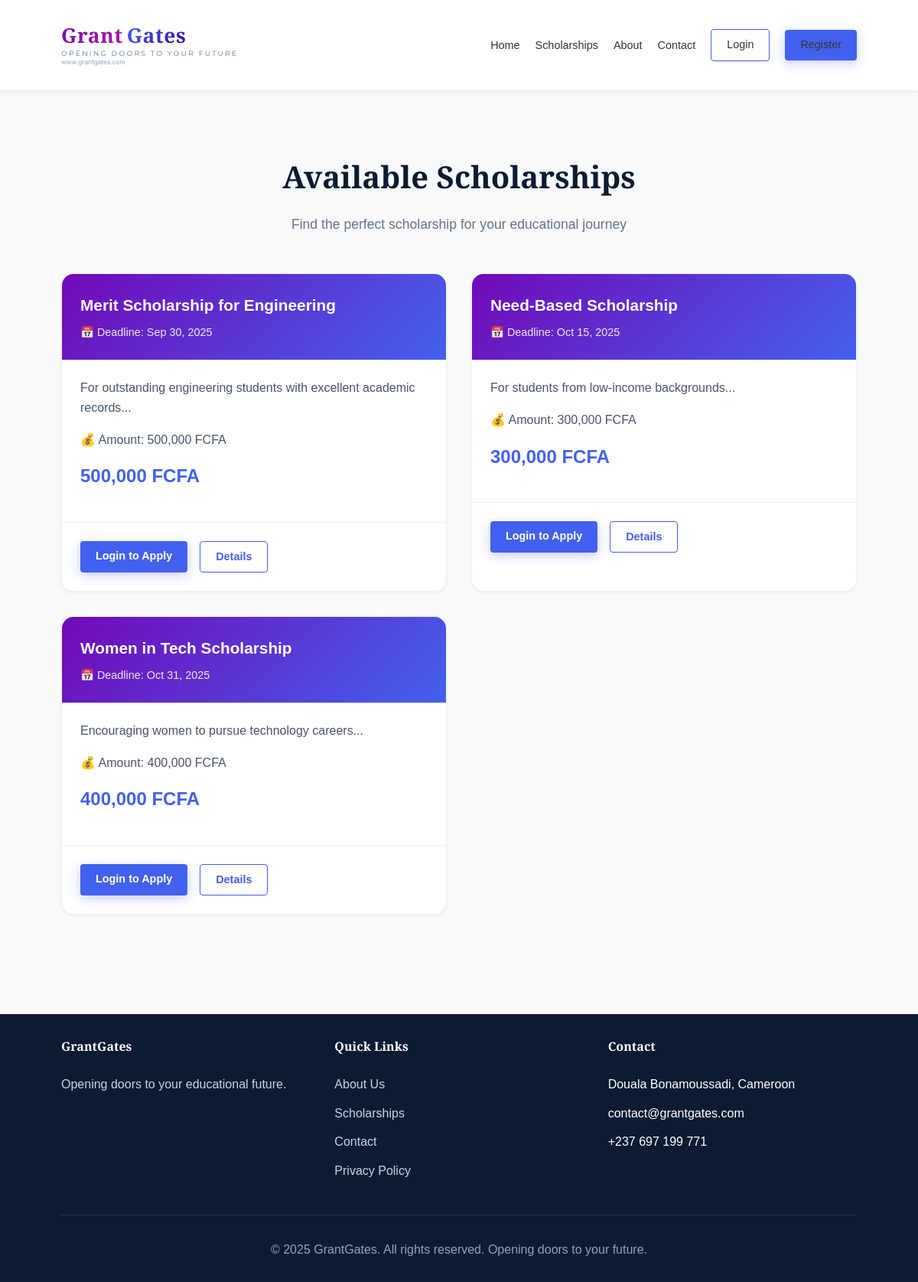
Page /scholarships.php on the committed database.
### tables this page shows
CREATE TABLE scholarships (
    scholarship_id INT(11) PRIMARY KEY AUTO_INCREMENT,
    title VARCHAR(200) NOT NULL,
    description TEXT NOT NULL,
    eligibility TEXT NOT NULL,
    amount DECIMAL(10,2),
    deadline DATE NOT NULL,
    status ENUM('active', 'expired', 'draft') DEFAULT 'active',
    created_by INT(11),
    created_at TIMESTAMP DEFAULT CURRENT_TIMESTAMP,
    updated_at TIMESTAMP DEFAULT CURRENT_TIMESTAMP ON UPDATE CURRENT_TIMESTAMP,
    FOREIGN KEY (created_by) REFERENCES users(user_id) ON DELETE SET NULL
);

### includes/config.php (called while the page is built, shortened)
<?php
function isLoggedIn()
{
    return isset($_SESSION['user_id']);
}
function url($path = '')
{
    return SITE_URL . ltrim($path, '/');
}
function asset($path = '')
{
    return SITE_URL . ltrim($path, '/');
}
?>

### scholarships.php (the view, shortened to what this page needs)
<?php
require_once 'includes/config.php';
include 'includes/header.php';
$query = "
    SELECT *
    FROM scholarships
    WHERE status = 'active'
    ORDER BY created_at DESC
";
$result = mysqli_query($conn, $query);
?>
    <section class="scholarships-section">
        <div class="container">
            <div class="section-title">
                <h2>Available Scholarships</h2>
                <p>Find the perfect scholarship for your educational journey</p>
            </div>
            <div class="scholarship-grid">
                <?php if (mysqli_num_rows($result) > 0): ?>
                    <?php while ($scholarship = mysqli_fetch_assoc($result)): ?>
                        <div class="scholarship-card">
                            <div class="scholarship-header">
                                <h3><?php echo htmlspecialchars($scholarship['title']); ?></h3>
                                <div class="scholarship-meta">
                                <span>
                                    📅 Deadline:
                                    <?php
                                    echo !empty($scholarship['deadline'])
                                        ? date('M d, Y', strtotime($scholarship['deadline']))
                                        : 'N/A';
                                    ?>
                                </span>
                                </div>
                            </div>
                            <div class="scholarship-body">
                                <p class="scholarship-description">
                                    <?php echo htmlspecialchars(substr($scholarship['description'], 0, 120)); ?>...
                                </p>
                                <div class="scholarship-details">
                                    <div class="detail-item">
                                        💰 Amount:
                                        <?php
                                        echo $scholarship['amount'] !== null
                                            ? number_format($scholarship['amount'], 0, '.', ',') . ' FCFA'
                                            : 'N/A';
                                        ?>
                                    </div>
                                </div>
                                <div class="scholarship-amount">
                                    <?php
                                    echo $scholarship['amount'] !== null
                                        ? number_format($scholarship['amount'], 0, '.', ',') . ' FCFA'
                                        : 'N/A';
                                    ?>
                                </div>
                            </div>
                            <div class="scholarship-footer">
                                <?php if (isLoggedIn()): ?>
                                    <a href="student/apply.php?id=<?php echo (int)$scholarship['scholarship_id']; ?>" class="btn btn-primary">
                                        Apply Now
                                    </a>
                                <?php else: ?>
                                    <a href="login.php" class="btn btn-primary">
                                        Login to Apply
                                    </a>
                                <?php endif; ?>
                                <a href="#" class="btn btn-outline">Details</a>
                            </div>
                        </div>
                    <?php endwhile; ?>
                <?php else: ?>
                    <p style="color: var(--gray-600);">
                        No scholarships available at the moment.
                    </p>
                <?php endif; ?>
            </div>
        </div>
    </section>
<?php include 'includes/footer.php'; ?>

### includes/header.php (shortened to what this page needs)
<!DOCTYPE html>
<html lang="en">
<head>
    <link rel="stylesheet" href="<?php echo htmlspecialchars(asset('assets/css/style.css')); ?>">
</head>
<body>
<header>
    <div class="container">
        <nav class="navbar">
            <a href="<?php echo htmlspecialchars(url('index.php')); ?>" class="grantgates-brand">
                <div class="brand-copy">
                    <div class="brand-line1">
                        <span class="grant">Grant</span><span class="gates">Gates</span>
                    </div>
                    <div class="brand-line2">OPENING DOORS TO YOUR FUTURE</div>
                    <div class="brand-line3">www.grantgates.com</div>
                </div>
            </a>
            <ul class="nav-menu">
                <li><a href="<?php echo htmlspecialchars(url('index.php')); ?>">Home</a></li>
                <li><a href="<?php echo htmlspecialchars(url('scholarships.php')); ?>">Scholarships</a></li>
                <li><a href="<?php echo htmlspecialchars(url('about.php')); ?>">About</a></li>
                <li><a href="<?php echo htmlspecialchars(url('contact.php')); ?>">Contact</a></li>
                <?php if (isset($_SESSION['user_id'])): ?>
                    <?php if ($_SESSION['role'] == 'admin'): ?>
                        <li><a href="<?php echo htmlspecialchars(url('admin/dashboard.php')); ?>">Dashboard</a></li>
                    <?php else: ?>
                        <li><a href="<?php echo htmlspecialchars(url('student/dashboard.php')); ?>">Dashboard</a></li>
                        <li><a href="<?php echo htmlspecialchars(url('student/profile.php')); ?>">Profile</a></li>
                    <?php endif; ?>
                    <li><a href="<?php echo htmlspecialchars(url('logout.php')); ?>" class="btn btn-outline">Logout</a></li>
                <?php else: ?>
                    <li><a href="<?php echo htmlspecialchars(url('login.php')); ?>" class="btn btn-outline">Login</a></li>
                    <li><a href="<?php echo htmlspecialchars(url('register.php')); ?>" class="btn btn-primary">Register</a></li>
                <?php endif; ?>
            </ul>
        </nav>
    </div>
</header>
<main>

### includes/footer.php (shortened to what this page needs)
    </main>
    <footer>
        <div class="container">
            <div class="footer-grid">
                <div class="footer-section">
                    <h4>GrantGates</h4>
                    <p style="color: var(--gray-400);">Opening doors to your educational future.</p>
                </div>
                <div class="footer-section">
                    <h4>Quick Links</h4>
                    <ul>
                        <li><a href="<?php echo htmlspecialchars(url('about.php')); ?>">About Us</a></li>
                        <li><a href="<?php echo htmlspecialchars(url('scholarships.php')); ?>">Scholarships</a></li>
                        <li><a href="<?php echo htmlspecialchars(url('contact.php')); ?>">Contact</a></li>
                        <li><a href="<?php echo htmlspecialchars(url('privacy.php')); ?>">Privacy Policy</a></li>
                    </ul>
                </div>
                <div class="footer-section">
                    <h4>Contact</h4>
                    <ul>
                        <li>Douala Bonamoussadi, Cameroon</li>
                        <li>contact@grantgates.com</li>
                        <li>+237 697 199 771</li>
                    </ul>
                </div>
            </div>
            <div class="footer-bottom">
                <p>&copy; 2025 GrantGates. All rights reserved. Opening doors to your future.</p>
            </div>
        </div>
    </footer>
</body>
</html>

### includes/header.php (style rules this page uses)
body { font-family: Arial, sans-serif; margin: 0; padding: 0; }
.container { width: 90%; max-width: 1200px; margin: 0 auto; }
header { background: white; padding: 20px 0; border-bottom: 1px solid #eee; }
.navbar { display: flex; justify-content: space-between; align-items: center; }
.nav-menu { display: flex; list-style: none; gap: 20px; margin: 0; padding: 0; align-items: center; }
.nav-menu a { text-decoration: none; color: #333; }
.btn { padding: 8px 20px; border-radius: 4px; text-decoration: none; display: inline-block; }
.btn-primary { background: #4361ee; color: white; }
.btn-outline { border: 1px solid #4361ee; color: #4361ee; }
footer { background: #0b1b32; color: white; padding: 30px 0; margin-top: 50px; }

### rows in the picture
scholarships: title "Merit Scholarship for Engineering", deadline "Sep 30, 2025", description "For outstanding engineering students with excellent academic records", amount "500,000"
scholarships: title "Need-Based Scholarship", deadline "Oct 15, 2025", description "For students from low-income backgrounds", amount "300,000"
scholarships: title "Women in Tech Scholarship", deadline "Oct 31, 2025", description "Encouraging women to pursue technology careers", amount "400,000"
